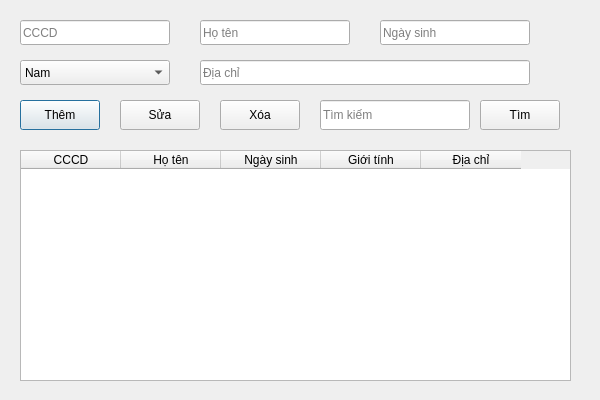
<?xml version="1.0" encoding="UTF-8"?>
<ui version="4.0">
 <class>Dialog</class>
 <widget class="QDialog" name="Dialog">
  <property name="geometry">
   <rect>
    <x>0</x>
    <y>0</y>
    <width>600</width>
    <height>400</height>
   </rect>
  </property>
  <property name="windowTitle">
   <string>Quản lý nhân sự</string>
  </property>
  <widget class="QLineEdit" name="txt_cccd">
   <property name="geometry">
    <rect>
     <x>20</x>
     <y>20</y>
     <width>150</width>
     <height>25</height>
    </rect>
   </property>
   <property name="placeholderText">
    <string>CCCD</string>
   </property>
  </widget>
  <widget class="QLineEdit" name="txt_ten">
   <property name="geometry">
    <rect>
     <x>200</x>
     <y>20</y>
     <width>150</width>
     <height>25</height>
    </rect>
   </property>
   <property name="placeholderText">
    <string>Họ tên</string>
   </property>
  </widget>
  <widget class="QLineEdit" name="txt_ns">
   <property name="geometry">
    <rect>
     <x>380</x>
     <y>20</y>
     <width>150</width>
     <height>25</height>
    </rect>
   </property>
   <property name="placeholderText">
    <string>Ngày sinh</string>
   </property>
  </widget>
  <widget class="QComboBox" name="cb_gt">
   <property name="geometry">
    <rect>
     <x>20</x>
     <y>60</y>
     <width>150</width>
     <height>25</height>
    </rect>
   </property>
   <item>
    <property name="text">
     <string>Nam</string>
    </property>
   </item>
   <item>
    <property name="text">
     <string>Nữ</string>
    </property>
   </item>
  </widget>
  <widget class="QLineEdit" name="txt_dc">
   <property name="geometry">
    <rect>
     <x>200</x>
     <y>60</y>
     <width>330</width>
     <height>25</height>
    </rect>
   </property>
   <property name="placeholderText">
    <string>Địa chỉ</string>
   </property>
  </widget>
  <widget class="QPushButton" name="btnThem">
   <property name="geometry">
    <rect>
     <x>20</x>
     <y>100</y>
     <width>80</width>
     <height>30</height>
    </rect>
   </property>
   <property name="text">
    <string>Thêm</string>
   </property>
  </widget>
  <widget class="QPushButton" name="btnSua">
   <property name="geometry">
    <rect>
     <x>120</x>
     <y>100</y>
     <width>80</width>
     <height>30</height>
    </rect>
   </property>
   <property name="text">
    <string>Sửa</string>
   </property>
  </widget>
  <widget class="QPushButton" name="btnXoa">
   <property name="geometry">
    <rect>
     <x>220</x>
     <y>100</y>
     <width>80</width>
     <height>30</height>
    </rect>
   </property>
   <property name="text">
    <string>Xóa</string>
   </property>
  </widget>
  <widget class="QLineEdit" name="txt_tim">
   <property name="geometry">
    <rect>
     <x>320</x>
     <y>100</y>
     <width>150</width>
     <height>30</height>
    </rect>
   </property>
   <property name="placeholderText">
    <string>Tìm kiếm</string>
   </property>
  </widget>
  <widget class="QPushButton" name="btnTim">
   <property name="geometry">
    <rect>
     <x>480</x>
     <y>100</y>
     <width>80</width>
     <height>30</height>
    </rect>
   </property>
   <property name="text">
    <string>Tìm</string>
   </property>
  </widget>
  <widget class="QTableWidget" name="tableWidget">
   <property name="geometry">
    <rect>
     <x>20</x>
     <y>150</y>
     <width>551</width>
     <height>231</height>
    </rect>
   </property>
   <column>
    <property name="text">
     <string>CCCD</string>
    </property>
   </column>
   <column>
    <property name="text">
     <string>Họ tên</string>
    </property>
   </column>
   <column>
    <property name="text">
     <string>Ngày sinh</string>
    </property>
   </column>
   <column>
    <property name="text">
     <string>Giới tính</string>
    </property>
   </column>
   <column>
    <property name="text">
     <string>Địa chỉ</string>
    </property>
   </column>
  </widget>
 </widget>
 <resources/>
 <connections/>
</ui>
